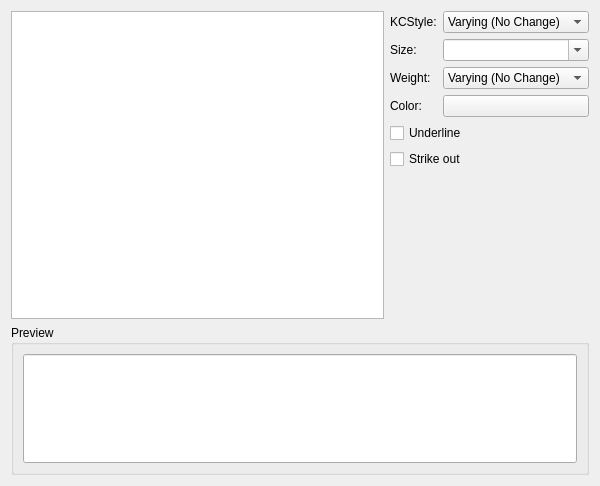
<ui version="4.0" >
 <author>The KSpread Team &lt;koffice-devel@kde.org></author>
 <comment>This file is part of the KDE project
Copyright (C) 2006 The KSpread Team &lt;koffice-devel@kde.org>

This library is free software; you can redistribute it and/or
modify it under the terms of the GNU Library General Public
License as published by the Free Software Foundation; either
version 2 of the License, or (at your option) any later version.

This library is distributed in the hope that it will be useful,
but WITHOUT ANY WARRANTY; without even the implied warranty of
MERCHANTABILITY or FITNESS FOR A PARTICULAR PURPOSE.  See the
GNU Library General Public License for more details.

You should have received a copy of the GNU Library General Public
License along with this library; see the file COPYING.LIB.  If not,
write to the Free Software Foundation, Inc., 51 Franklin Street,
Fifth Floor, Boston, MA 02110-1301, USA.</comment>
 <class>FontWidget</class>
 <widget class="QWidget" name="FontWidget" >
  <property name="geometry" >
   <rect>
    <x>0</x>
    <y>0</y>
    <width>600</width>
    <height>486</height>
   </rect>
  </property>
  <property name="whatsThis" >
   <string>You can select here the font style, size and color, including some additional options like underlined or stroke out text for the current cell text. The lower part of the page gives a preview of the selected text format.
The default font is set for all cells in the KCFormat -> KCStyle Manager menu with the currently used style.</string>
  </property>
  <layout class="QGridLayout" >
   <item row="0" column="1" >
    <layout class="QGridLayout" >
     <item row="0" column="1" >
      <widget class="KComboBox" name="style_combo" >
       <property name="whatsThis" >
        <string>Choose the style for your font for the currently selected cells. When you select several cells with different styles, the displayed style is set to Varying (No Change) and leaving it that way will keep all your current style settings for each cell. Changing to Roman for example will change all the selected cells style text to Roman.</string>
       </property>
       <property name="insertPolicy" >
        <enum>QComboBox::InsertAtBottom</enum>
       </property>
       <item>
        <property name="text" >
         <string>Varying (No Change)</string>
        </property>
       </item>
       <item>
        <property name="text" >
         <string>Roman</string>
        </property>
       </item>
       <item>
        <property name="text" >
         <string>Italic</string>
        </property>
       </item>
      </widget>
     </item>
     <item row="2" column="1" >
      <widget class="KComboBox" name="weight_combo" >
       <property name="whatsThis" >
        <string>Choose the weight for your font for the currently selected cells. When you select several cells with different font weight, the displayed weight is set to Varying (No Change) and leaving it that way will keep all your current weight settings for each cell. Changing to Bold for example will change all the selected cells font weight to Bold.</string>
       </property>
       <property name="insertPolicy" >
        <enum>QComboBox::InsertAtBottom</enum>
       </property>
       <item>
        <property name="text" >
         <string>Varying (No Change)</string>
        </property>
       </item>
       <item>
        <property name="text" >
         <string>Normal</string>
        </property>
       </item>
       <item>
        <property name="text" >
         <string>Bold</string>
        </property>
       </item>
      </widget>
     </item>
     <item row="3" column="0" >
      <widget class="QLabel" name="textLabel4" >
       <property name="text" >
        <string>Color:</string>
       </property>
      </widget>
     </item>
     <item row="4" column="0" colspan="2" >
      <widget class="QCheckBox" name="underline" >
       <property name="whatsThis" >
        <string>If this is checked, the current cell text wil be underlined.</string>
       </property>
       <property name="text" >
        <string>Underline</string>
       </property>
      </widget>
     </item>
     <item row="1" column="0" >
      <widget class="QLabel" name="textLabel2" >
       <property name="text" >
        <string>Size:</string>
       </property>
      </widget>
     </item>
     <item row="2" column="0" >
      <widget class="QLabel" name="textLabel3" >
       <property name="text" >
        <string>Weight:</string>
       </property>
      </widget>
     </item>
     <item row="0" column="0" >
      <widget class="QLabel" name="textLabel1" >
       <property name="text" >
        <string>KCStyle:</string>
       </property>
      </widget>
     </item>
     <item row="3" column="1" >
      <widget class="KColorButton" name="textColorButton" >
       <property name="whatsThis" >
        <string>Choose the color for the current cell text. Clicking on the color bar will bring you the standard KDE Select Color dialog where you will be able to choose the new color.</string>
       </property>
       <property name="text" >
        <string/>
       </property>
      </widget>
     </item>
     <item row="5" column="0" colspan="2" >
      <widget class="QCheckBox" name="strike" >
       <property name="whatsThis" >
        <string>This will strike out the current cell text if this is checked.</string>
       </property>
       <property name="text" >
        <string>Strike out</string>
       </property>
      </widget>
     </item>
     <item row="1" column="1" >
      <widget class="KComboBox" name="size_combo" >
       <property name="whatsThis" >
        <string>Choose the style for your font for the currently selected cells. When you select several cells with different styles, the displayed style is set to Varying (No Change) and leaving it that way will keep all your current style settings for each cell. Changing to Roman for example will change all the selected cells style text to Roman.</string>
       </property>
       <property name="editable" >
        <bool>true</bool>
       </property>
      </widget>
     </item>
    </layout>
   </item>
   <item row="1" column="1" >
    <spacer>
     <property name="orientation" >
      <enum>Qt::Vertical</enum>
     </property>
     <property name="sizeType" >
      <enum>QSizePolicy::Expanding</enum>
     </property>
     <property name="sizeHint" >
      <size>
       <width>20</width>
       <height>41</height>
      </size>
     </property>
    </spacer>
   </item>
   <item rowspan="2" row="0" column="0" >
    <widget class="QListWidget" name="family_combo" >
     <property name="whatsThis" >
      <string>This box lists all your available font families. Click on one family to set it in the current cell.</string>
     </property>
    </widget>
   </item>
   <item row="2" column="0" colspan="2" >
    <widget class="QGroupBox" name="groupBox1" >
     <property name="title" >
      <string>Preview</string>
     </property>
     <layout class="QHBoxLayout" >
      <item>
       <widget class="KLineEdit" name="example_label" >
        <property name="sizePolicy" >
         <sizepolicy vsizetype="MinimumExpanding" hsizetype="Expanding" >
          <horstretch>0</horstretch>
          <verstretch>0</verstretch>
         </sizepolicy>
        </property>
        <property name="whatsThis" >
         <string>You can see a preview of the font you are choosing for the current cell.</string>
        </property>
        <property name="alignment" >
         <set>Qt::AlignHCenter</set>
        </property>
       </widget>
      </item>
     </layout>
    </widget>
   </item>
  </layout>
 </widget>
 <layoutfunction spacing="KDialog::spacingHint" margin="KDialog::marginHint" />
  <customwidgets>
  <customwidget>
   <class>KColorButton</class>
   <extends>QPushButton</extends>
   <header>kcolorbutton.h</header>
  </customwidget>
  <customwidget>
   <class>KComboBox</class>
   <extends>QComboBox</extends>
   <header>kcombobox.h</header>
  </customwidget>
  <customwidget>
   <class>KLineEdit</class>
   <extends>QLineEdit</extends>
   <header>klineedit.h</header>
  </customwidget>
 </customwidgets>
 <tabstops>
  <tabstop>family_combo</tabstop>
  <tabstop>style_combo</tabstop>
  <tabstop>size_combo</tabstop>
  <tabstop>weight_combo</tabstop>
  <tabstop>textColorButton</tabstop>
  <tabstop>underline</tabstop>
  <tabstop>strike</tabstop>
  <tabstop>example_label</tabstop>
 </tabstops>
 <includes>
  <include location="global" >kdialog.h</include>
 </includes>
 <resources/>
 <connections/>
</ui>
